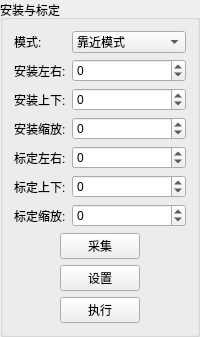
           <widget class="QGroupBox" name="groupBox_12">
            <property name="title">
             <string>安装与标定</string>
            </property>
            <layout class="QGridLayout" name="gridLayout_7">
             <item row="0" column="0">
              <widget class="QLabel" name="label_49">
               <property name="text">
                <string>模式:</string>
               </property>
              </widget>
             </item>
             <item row="0" column="1">
              <widget class="QComboBox" name="comboBox_zoom_map_num_2">
               <property name="sizePolicy">
                <sizepolicy hsizetype="Expanding" vsizetype="Fixed">
                 <horstretch>0</horstretch>
                 <verstretch>0</verstretch>
                </sizepolicy>
               </property>
               <item>
                <property name="text">
                 <string>靠近模式</string>
                </property>
               </item>
               <item>
                <property name="text">
                 <string>分离模式</string>
                </property>
               </item>
              </widget>
             </item>
             <item row="1" column="0">
              <widget class="QLabel" name="label_43">
               <property name="text">
                <string>安装左右:</string>
               </property>
              </widget>
             </item>
             <item row="1" column="1">
              <widget class="QSpinBox" name="spinBox_pan_install_offset">
               <property name="minimum">
                <number>-16384</number>
               </property>
               <property name="maximum">
                <number>16384</number>
               </property>
              </widget>
             </item>
             <item row="2" column="0">
              <widget class="QLabel" name="label_44">
               <property name="text">
                <string>安装上下:</string>
               </property>
              </widget>
             </item>
             <item row="2" column="1">
              <widget class="QSpinBox" name="spinBox_tilt_install_offset">
               <property name="minimum">
                <number>-16384</number>
               </property>
               <property name="maximum">
                <number>16384</number>
               </property>
              </widget>
             </item>
             <item row="3" column="0">
              <widget class="QLabel" name="label_45">
               <property name="text">
                <string>安装缩放:</string>
               </property>
              </widget>
             </item>
             <item row="3" column="1">
              <widget class="QSpinBox" name="spinBox_zoom_install_offset">
               <property name="minimum">
                <number>-16384</number>
               </property>
               <property name="maximum">
                <number>16384</number>
               </property>
              </widget>
             </item>
             <item row="4" column="0">
              <widget class="QLabel" name="label_24">
               <property name="text">
                <string>标定左右:</string>
               </property>
              </widget>
             </item>
             <item row="4" column="1">
              <widget class="QSpinBox" name="spinBox_pan_offset">
               <property name="sizePolicy">
                <sizepolicy hsizetype="Expanding" vsizetype="Fixed">
                 <horstretch>0</horstretch>
                 <verstretch>0</verstretch>
                </sizepolicy>
               </property>
               <property name="minimum">
                <number>-16384</number>
               </property>
               <property name="maximum">
                <number>16384</number>
               </property>
              </widget>
             </item>
             <item row="5" column="0">
              <widget class="QLabel" name="label_27">
               <property name="text">
                <string>标定上下:</string>
               </property>
              </widget>
             </item>
             <item row="5" column="1">
              <widget class="QSpinBox" name="spinBox_tilt_offset">
               <property name="sizePolicy">
                <sizepolicy hsizetype="Expanding" vsizetype="Fixed">
                 <horstretch>0</horstretch>
                 <verstretch>0</verstretch>
                </sizepolicy>
               </property>
               <property name="minimum">
                <number>-16384</number>
               </property>
               <property name="maximum">
                <number>16384</number>
               </property>
              </widget>
             </item>
             <item row="6" column="0">
              <widget class="QLabel" name="label_28">
               <property name="text">
                <string>标定缩放:</string>
               </property>
              </widget>
             </item>
             <item row="6" column="1">
              <widget class="QSpinBox" name="spinBox_zoom_offset">
               <property name="sizePolicy">
                <sizepolicy hsizetype="Expanding" vsizetype="Fixed">
                 <horstretch>0</horstretch>
                 <verstretch>0</verstretch>
                </sizepolicy>
               </property>
               <property name="minimum">
                <number>-16384</number>
               </property>
               <property name="maximum">
                <number>16384</number>
               </property>
              </widget>
             </item>
             <item row="7" column="0" colspan="2">
              <layout class="QHBoxLayout" name="horizontalLayout_25">
               <item>
                <spacer name="horizontalSpacer_21">
                 <property name="orientation">
                  <enum>Qt::Horizontal</enum>
                 </property>
                 <property name="sizeHint" stdset="0">
                  <size>
                   <width>40</width>
                   <height>20</height>
                  </size>
                 </property>
                </spacer>
               </item>
               <item>
                <widget class="QPushButton" name="pushButton_get_ptz_offset">
                 <property name="text">
                  <string>采集</string>
                 </property>
                </widget>
               </item>
               <item>
                <spacer name="horizontalSpacer_22">
                 <property name="orientation">
                  <enum>Qt::Horizontal</enum>
                 </property>
                 <property name="sizeHint" stdset="0">
                  <size>
                   <width>40</width>
                   <height>20</height>
                  </size>
                 </property>
                </spacer>
               </item>
              </layout>
             </item>
             <item row="8" column="0" colspan="2">
              <layout class="QHBoxLayout" name="horizontalLayout_21">
               <item>
                <spacer name="horizontalSpacer_13">
                 <property name="orientation">
                  <enum>Qt::Horizontal</enum>
                 </property>
                 <property name="sizeHint" stdset="0">
                  <size>
                   <width>40</width>
                   <height>20</height>
                  </size>
                 </property>
                </spacer>
               </item>
               <item>
                <widget class="QPushButton" name="pushButton_set_ptz_offset">
                 <property name="text">
                  <string>设置</string>
                 </property>
                </widget>
               </item>
               <item>
                <spacer name="horizontalSpacer_14">
                 <property name="orientation">
                  <enum>Qt::Horizontal</enum>
                 </property>
                 <property name="sizeHint" stdset="0">
                  <size>
                   <width>40</width>
                   <height>20</height>
                  </size>
                 </property>
                </spacer>
               </item>
              </layout>
             </item>
             <item row="9" column="0" colspan="2">
              <layout class="QHBoxLayout" name="horizontalLayout_22">
               <item>
                <spacer name="horizontalSpacer_15">
                 <property name="orientation">
                  <enum>Qt::Horizontal</enum>
                 </property>
                 <property name="sizeHint" stdset="0">
                  <size>
                   <width>40</width>
                   <height>20</height>
                  </size>
                 </property>
                </spacer>
               </item>
               <item>
                <widget class="QPushButton" name="pushButton_do_ptz_offset">
                 <property name="text">
                  <string>执行</string>
                 </property>
                </widget>
               </item>
               <item>
                <spacer name="horizontalSpacer_16">
                 <property name="orientation">
                  <enum>Qt::Horizontal</enum>
                 </property>
                 <property name="sizeHint" stdset="0">
                  <size>
                   <width>40</width>
                   <height>20</height>
                  </size>
                 </property>
                </spacer>
               </item>
              </layout>
             </item>
            </layout>
           </widget>
